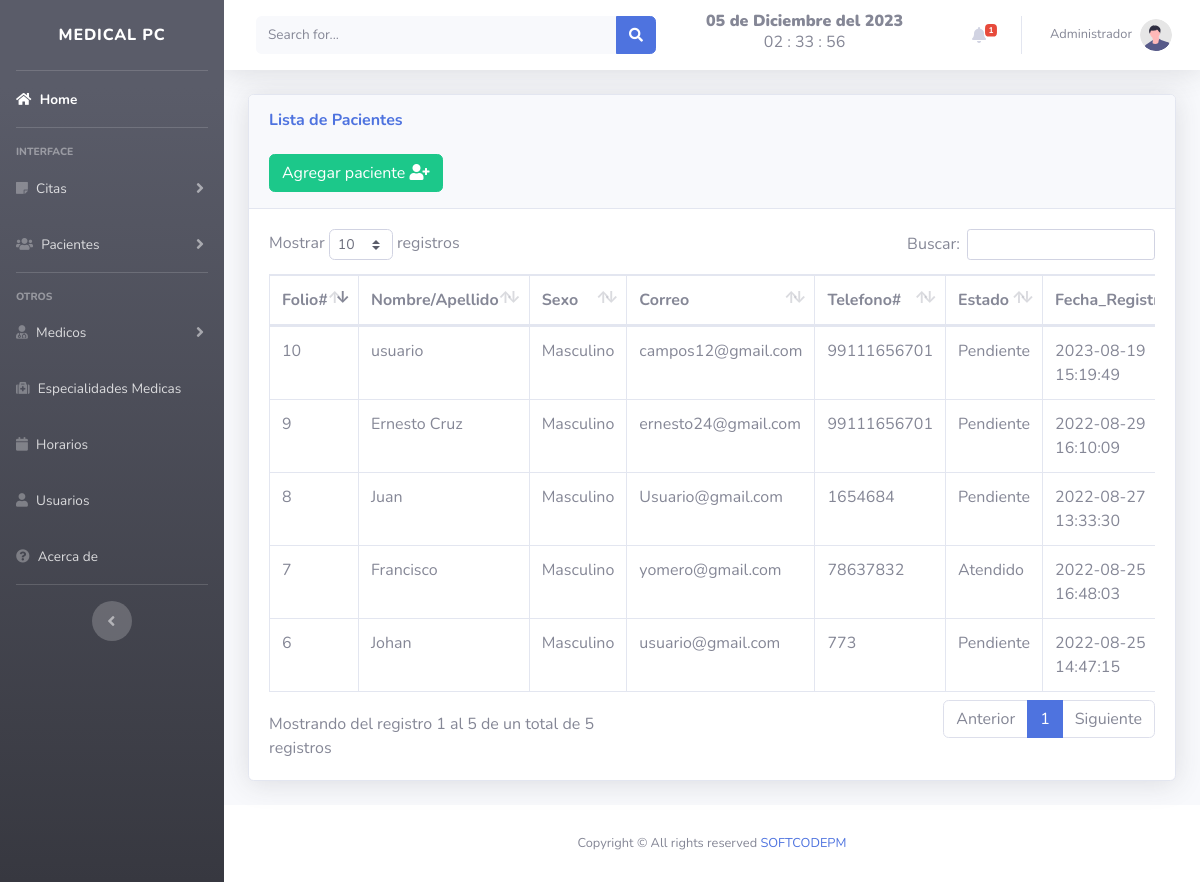
Page /views/pacientes.php (signed in) on the committed database.
### tables this page shows
CREATE TABLE `pacientes` (
  `id` int(11) NOT NULL,
  `nombre` varchar(50) NOT NULL,
  `sexo` varchar(50) NOT NULL,
  `correo` varchar(50) NOT NULL,
  `telefono` varchar(50) NOT NULL,
  `fecha` timestamp NULL DEFAULT current_timestamp(),
  `estado` varchar(50) NOT NULL
);

### views/pacientes.php (the view, shortened to what this page needs)
<!DOCTYPE html>
<html lang="en">
<head>
</head>
<?php include "../includes/header.php"; ?>
<body id="page-top">
    <div class="container-fluid">
        <div class="card shadow mb-4">
            <div class="card-header py-3">
                <h6 class="m-0 font-weight-bold text-primary">Lista de Pacientes</h6>
                <br>
                <button type="button" class="btn btn-success" data-toggle="modal" data-target="#paciente">
                    <span class="glyphicon glyphicon-plus"></span> Agregar paciente <i class="fa fa-user-plus"></i> </a></button>
            </div>
            <div class="card-body">
                <div class="table-responsive">
                    <table class="table table-bordered" id="dataTable" width="100%" cellspacing="0">
                        <thead>
                            <tr>
                                <th>Folio#</th>
                                <th>Nombre/Apellido</th>
                                <th>Sexo</th>
                                <th>Correo</th>
                                <th>Telefono#</th>
                                <th>Estado</th>
                                <th>Fecha_Registro</th>
                            </tr>
                        </thead>
                        <?php
                        include "../includes/db.php";
                        $result = mysqli_query($conexion, "SELECT * FROM pacientes ");
                        while ($fila = mysqli_fetch_assoc($result)) :
                        ?>
                            <tr>
                                <td><?php echo $fila['id']; ?></td>
                                <td><?php echo $fila['nombre']; ?></td>
                                <td><?php echo $fila['sexo']; ?></td>
                                <td><?php echo $fila['correo']; ?></td>
                                <td><?php echo $fila['telefono']; ?></td>
                                <td><?php echo $fila['estado']; ?></td>
                                <td><?php echo $fila['fecha']; ?></td>
                            </tr>
                        <?php endwhile; ?>
                    </table>
                </div>
            </div>
        </div>
    </div>
    <?php include "../includes/footer.php"; ?>
</body>
</html>

### rows in the picture
pacientes: id "6", nombre "Johan", sexo "Masculino", correo "usuario@gmail.com", telefono "773", estado "Pendiente", fecha "2022-08-25 14:47:15"
pacientes: id "7", nombre "Francisco", sexo "Masculino", correo "yomero@gmail.com", telefono "78637832", estado "Atendido", fecha "2022-08-25 16:48:03"
pacientes: id "8", nombre "Juan", sexo "Masculino", correo "Usuario@gmail.com", telefono "1654684", estado "Pendiente", fecha "2022-08-27 13:33:30"
pacientes: id "9", nombre "Ernesto Cruz", sexo "Masculino", correo "ernesto24@gmail.com", telefono "99111656701", estado "Pendiente", fecha "2022-08-29 16:10:09"
pacientes: id "10", nombre "usuario", sexo "Masculino", correo "campos12@gmail.com", telefono "99111656701", estado "Pendiente", fecha "2023-08-19 15:19:49"

### other values in the picture
fecha() "05 de Diciembre del 2023"
$_SESSION['nombre'] "Administrador"
